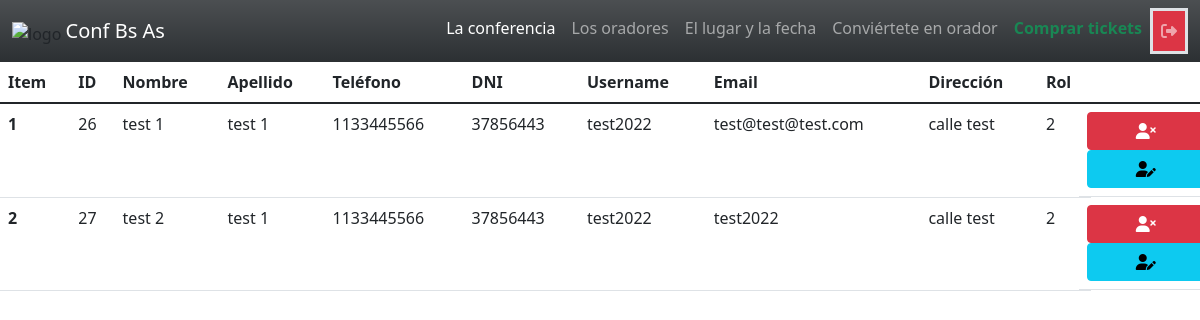
/views/listUsers.php (signed in), run on an earlier commit of the app's database.
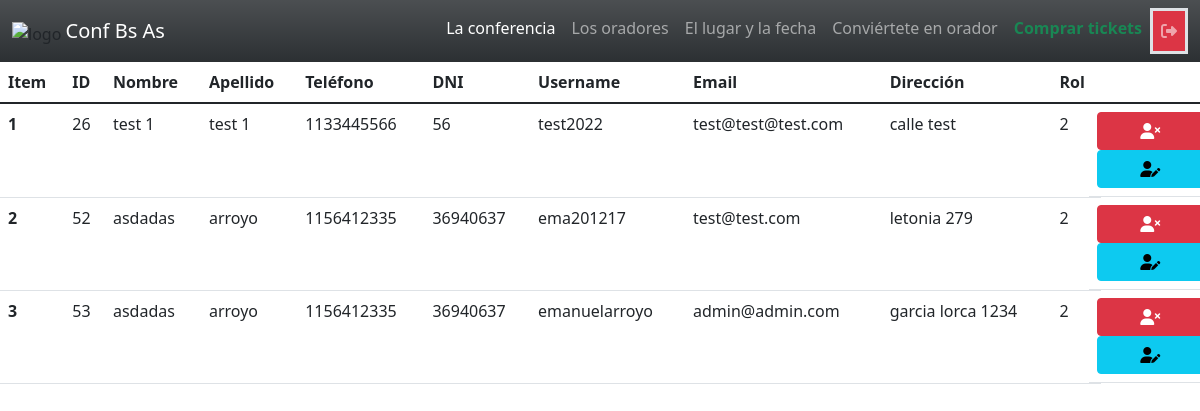
And on a later commit of the database.
### tables this page shows
CREATE TABLE `users` (
  `id` int(11) NOT NULL AUTO_INCREMENT,
  `lastName` varchar(30) NOT NULL,
  `firstName` varchar(30) NOT NULL,
  `email` varchar(40) NOT NULL,
  `phone` varchar(20) DEFAULT NULL,
  `dni` varchar(10) DEFAULT NULL,
  `username` varchar(20) NOT NULL,
  `address` varchar(40) DEFAULT NULL,
  `password` varchar(80) NOT NULL,
  `role` int(11) NOT NULL DEFAULT '2',
  PRIMARY KEY (`id`),
  UNIQUE KEY `users_email_IDX` (`email`) USING BTREE
);

### functions/CRUD_USERS.php (called while the page is built, shortened)
<?php
function get_user_all()
{
  return mysqli_query($GLOBALS['connection'], 'SELECT * FROM users');
};
?>

### views/listUsers.php (the view, shortened to what this page needs)
<?php
include '../functions/CRUD_USERS.php';
$data = get_user_all();
include './partials/header.php';
?>
<main>
  <table class="table">
    <thead class="thead-dark">
      <tr>
        <th scope="col">Item</th>
        <th scope="col">ID</th>
        <th scope="col">Nombre</th>
        <th scope="col">Apellido</th>
        <th scope="col">Teléfono</th>
        <th scope="col">DNI</th>
        <th scope="col">Username</th>
        <th scope="col">Email</th>
        <th scope="col">Dirección</th>
        <th scope="col">Rol</th>
        <th scope="col"></th>
      </tr>
    </thead>
    <tbody>
      <?php
      $count = 0;
      while ($table = mysqli_fetch_array($data)) {
          $count += 1; ?>
      <tr id="<?php echo $table['id']; ?>">
        <th scope="row"><?php echo $count; ?></th>
        <td><?php echo $table['id']; ?></td>
        <td><?php echo $table['firstName']; ?></td>
        <td><?php echo $table['lastName']; ?></td>
        <td><?php echo $table['phone']; ?></td>
        <td><?php echo $table['dni']; ?></td>
        <td><?php echo $table['username']; ?></td>
        <td><?php echo $table['email']; ?></td>
        <td><?php echo $table['address']; ?></td>
        <td><?php echo $table['role']; ?></td>
        <td class="row justify-content-center">
          <a class="btn btn-danger text-center" href="delete.php?id=<?php echo $table[
              'id'
          ]; ?>"><i
              class="fa-solid fa-user-xmark"></i></a>
          <a class="btn btn-info text-center" href="update.php?id=<?php echo $table[
              'id'
          ]; ?>"><i
              class="fa-solid fa-user-pen"></i></a>
        </td>
      </tr>
      <?php
      }
      ?>
    </tbody>
  </table>
</main>
</body>
</html>

What changed in the data, as far as the page shows it:
removed users: id "27", firstName "test 2", lastName "test 1", phone "1133445566", dni "37856443", username "test2022", email "test2022", address "calle test", role "2"
changed users "test 1": dni "37856443" → "56"
added users: id "52", firstName "asdadas", lastName "arroyo", phone "1156412335", dni "36940637", username "ema201217", email "test@test.com", address "letonia 279", role "2"
added users: id "53", firstName "asdadas", lastName "arroyo", phone "1156412335", dni "36940637", username "emanuelarroyo", email "admin@admin.com", address "garcia lorca 1234", role "2"
